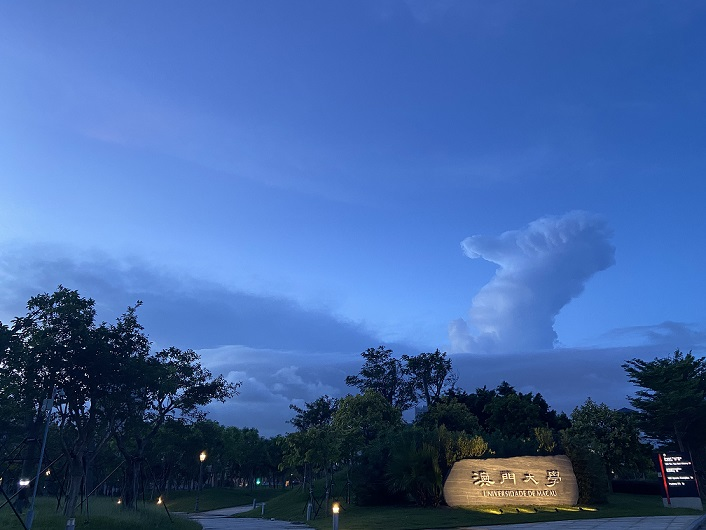
#> input picture reference.jpg, 706 x 530 px
$ python P1_Hist_matching.py   (older library calls are emulated)
#> lines starting #> are read from the running program, lines starting #| are printed output that depends on the picture
#import library
import cv2
import os
from skimage import exposure
from skimage.exposure import match_histograms
from matplotlib import pyplot as plt

#import images
ref = os.path.basename('reference.jpg')
sour = os.path.basename('source.jpg')

#opencv read images with gray scale
ref_img = cv2.imread(ref,0)
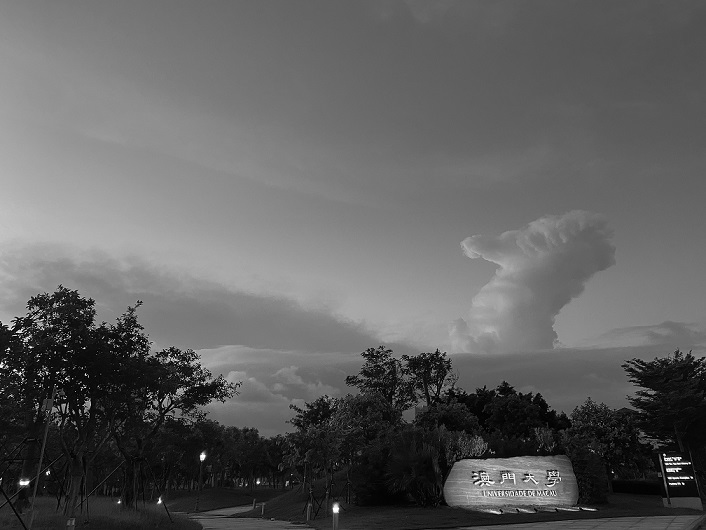
#> ref_img: shape (530, 706); min 0, max 255, mean 96.6
sour_img = cv2.imread(sour,0)
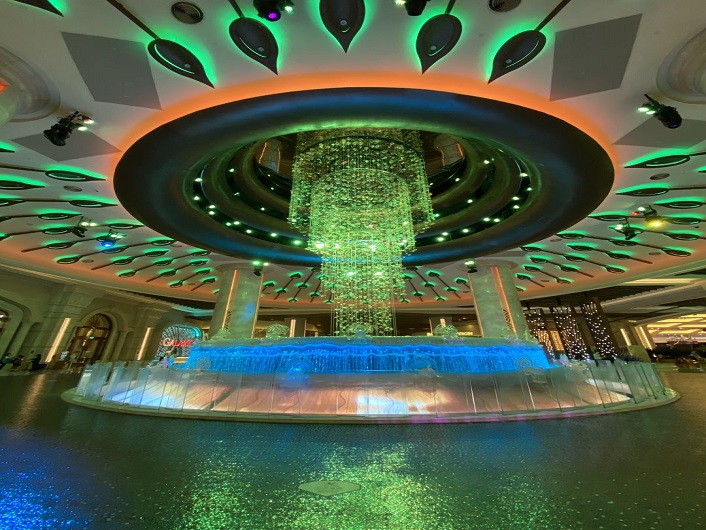
#> input picture source.jpg, 706 x 530 px
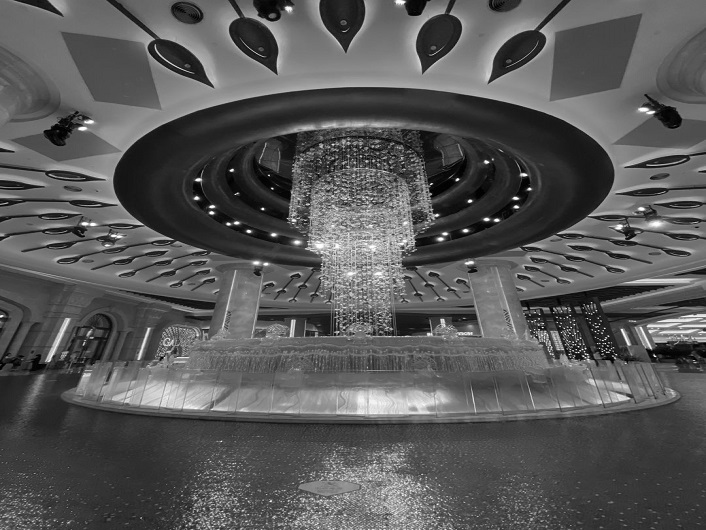
#> sour_img: shape (530, 706); min 0, max 255, mean 87.3

#print out resulotion of two images
ref_size = ref_img.shape
#> ref_size = (530, 706)
sour_size = sour_img.shape
#> sour_size = (530, 706)
print("Reference size:{}\nSource size: {}".format(ref_size,sour_size))
#| Reference size:(530, 706)
#| Source size: (530, 706)

#blending two images together
combin = cv2.addWeighted(ref_img,0.6,sour_img,0.4,0)
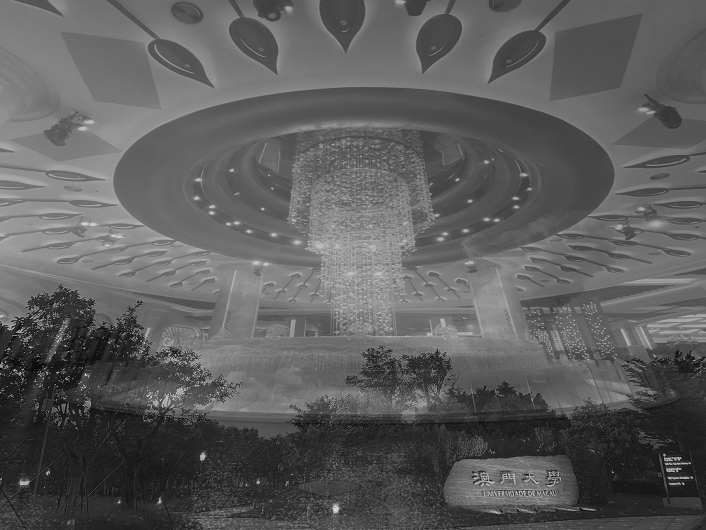
#> combin: shape (530, 706); min 2, max 236, mean 92.9
#---------display img-----------#
# cv2.imshow('Combin',combin)
# cv2.waitKey(0)
# cv2.destroyAllWindows()
#---------display img-----------#

#----------save the image to file----------#
# cv2.imwrite('Match.jpg',combin)
#----------save the image to file----------#

#use match_histograms function to let combin histogram
#match to reference image
match = match_histograms(combin,ref_img,multichannel=True)
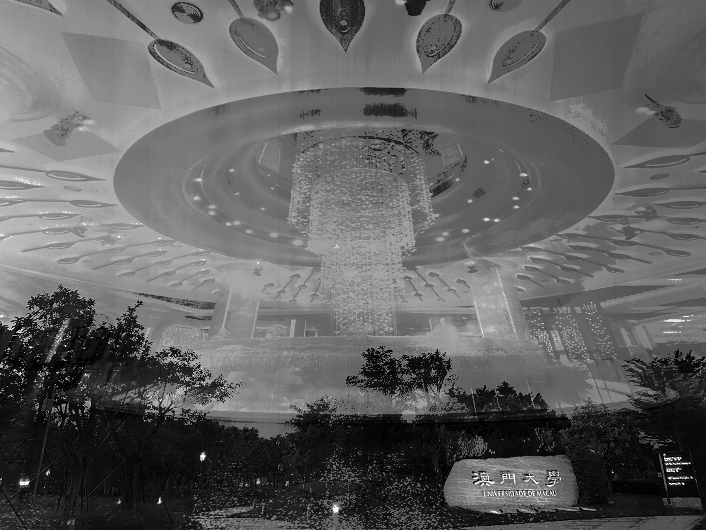
#> match: shape (530, 706); min 0, max 255, mean 96.5

#apply cumulative distribution function to plot
#out cumulative plot,bins value was defaulted as 256
#for match img
match_cdf,bins = exposure.cumulative_distribution(match)
#> match_cdf = 256 values from 0.00156 to 1; bins = 256 values from 0 to 255
#for source img
sour_cdf,bins = exposure.cumulative_distribution(sour_img)
#> sour_cdf = 256 values from 0.000235 to 1
#for reference img
ref_cdf,bins = exposure.cumulative_distribution(ref_img)
#> ref_cdf = 256 values from 0.00159 to 1


#-------------------display everything into one plot-------------------#
#give name for plot called total_imgs, set subplot as 3x3 matrix
total_imgs, axes = plt.subplots(nrows=3, ncols=3, figsize=(15, 11))
#0 column source img, histogram and cumulative distribution of source img
axes[0,0].set_title('Source',fontsize =30)
axes[0,0].imshow(sour_img,cmap = 'gray')
axes[1,0].hist(sour_img.ravel(),256,[0,256])
axes[2,0].plot(bins,sour_cdf,color = 'r')

#1 column ref img, histogram and cumulative distribution of ref img
axes[0,1].set_title('Reference',fontsize =30)
axes[0,1].imshow(ref_img,cmap = 'gray')
axes[1,1].hist(ref_img.ravel(),256,[0,256])
axes[2,1].plot(bins,ref_cdf,color = 'r')

#2 column match img, histogram and cumulative distribution of match img
axes[0,2].set_title('Matched',fontsize =30)
axes[0,2].imshow(combin,cmap = 'gray')
axes[1,2].hist(match.ravel(),256,[0,256])
axes[2,2].plot(bins,match_cdf,color = 'r')
plt.tight_layout()
plt.show()
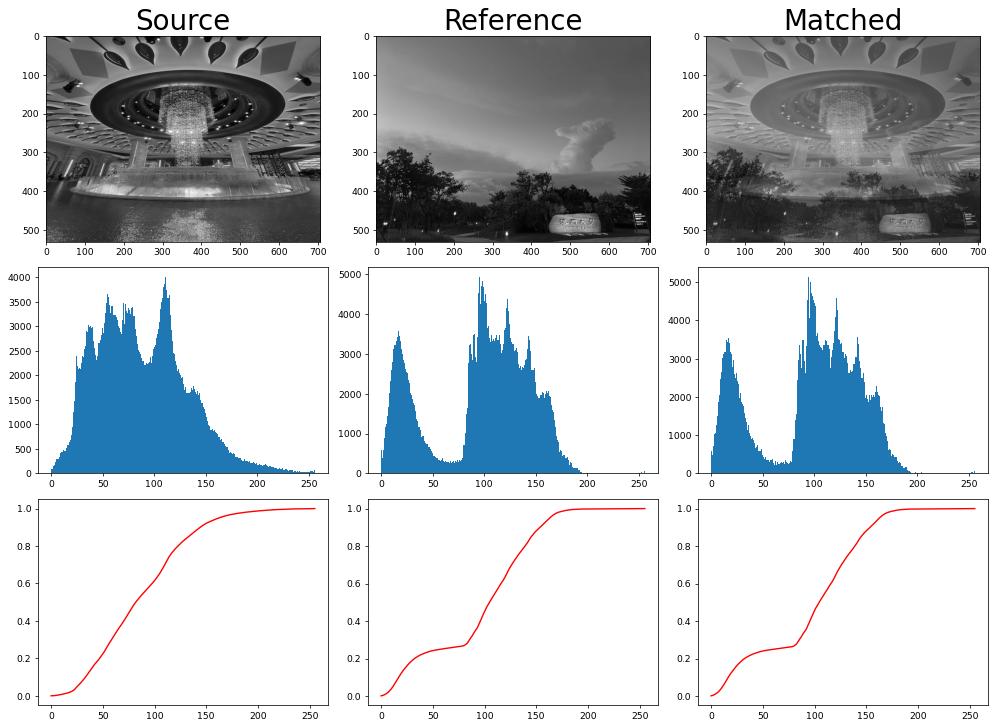
#> figure drawn by matplotlib, 9 panels; panel 4: tallest bar 4004 high, from x = 111 to 112; panel 5: tallest bar 4921 high, from x = 95 to 96; panel 6: tallest bar 5129 high, from x = 94 to 95; panel 7: curve peaks at x = 255, y = 1

#-------------save the figure to file--------------#
# total_imgs.savefig('P1_hist_match_output.jpg')
# plt.close(total_imgs)
#-------------save the figure to file--------------#

#-------------------display everything into one plot-------------------#
